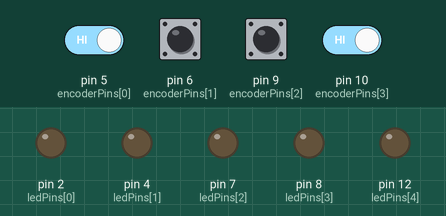
A sketch run on a simulated Arduino Uno, built with avr-gcc and run on an emulated ATmega328P. Parts: output pins drawn as LEDs (lit = HIGH). The inputs (shaded band) are chosen by the test bench; at power-on: pin 5 (encoderPins[0]), pin 6 (encoderPins[1]), pin 9 (encoderPins[2]), pin 10 (encoderPins[3]) HIGH. What the sketch prints to the serial monitor is not drawn.

Above: at 1.2 s.
1.3 s: pin 9 (encoderPins[2]) pulsed LOW 5 times (0.12 s each, 0.3 s apart)
At 3.6 s:
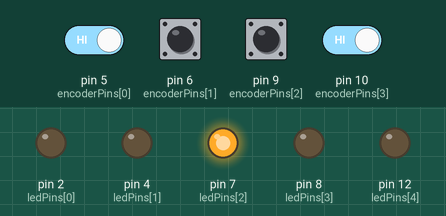
4.3 s: pin 6 (encoderPins[1]) pulsed LOW 2 times (0.12 s each, 0.3 s apart)
At 5.4 s:
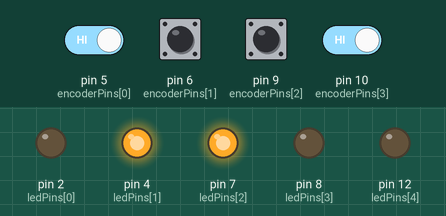
At 6.2 s:
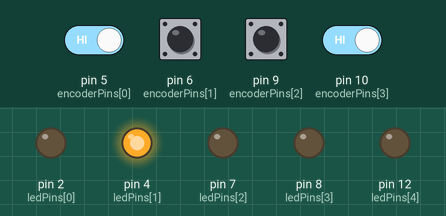
Timing chart, 0 to 10.1 s (numbered marks = the images above; inputs shaded):
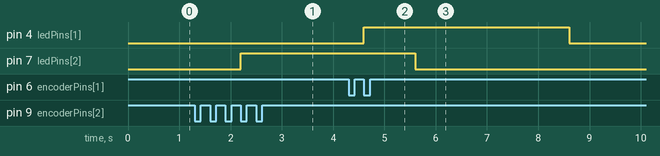

Measured:
- after the input at 1.3 s, pin 7 (ledPins[2]): LOW → HIGH after 0.90 s
- after the input at 4.3 s, pin 4 (ledPins[1]): LOW → HIGH after 0.30 s, → LOW 4.0 s later; pin 7 (ledPins[2]): HIGH → LOW after 1.3 s instead of 1.9 s

The sketch:

encoders_and_leds_test.ino
```cpp
// Total number of input channels supported by the hardware
const uint8_t numChannels = 5;
const uint8_t ledPins[] = {2, 4, 7, 8, 12};
const uint8_t encoderPins[] = {5, 6, 9, 10, 11};
unsigned long currentEncoderValues[] = {0, 0, 0, 0, 0};
unsigned long previousEncoderValues[] = {0, 0, 0, 0, 0};
const unsigned long encoderValueThreshold = 2048;

// Number of active parameters in the sketch
const uint8_t numParams = 4;

/*
 * Tests the LEDs and encoders.
 * If the encoder value is over a given threshold, the corresponding LED is lit.
 */
void setup()
{
  Serial.begin(57600);
  for (uint8_t i = 0; i < numChannels; i++)
  {
    pinMode(ledPins[i], OUTPUT);
    pinMode(encoderPins[i], INPUT);
  }
}

void loop()
{
  for (uint8_t i = 0; i < numParams; i++)
  {
    previousEncoderValues[i] = currentEncoderValues[i];
    currentEncoderValues[i] = pulseIn(encoderPins[i], HIGH);

    Serial.print(currentEncoderValues[i]);
    if (i < numParams - 1)
    {
      Serial.print(" ");
    }
    if (currentEncoderValues[i] > encoderValueThreshold)
    {
      digitalWrite(ledPins[i], HIGH);
    }
    else
    {
      digitalWrite(ledPins[i], LOW);
    }
  }
  Serial.println();
}
```
